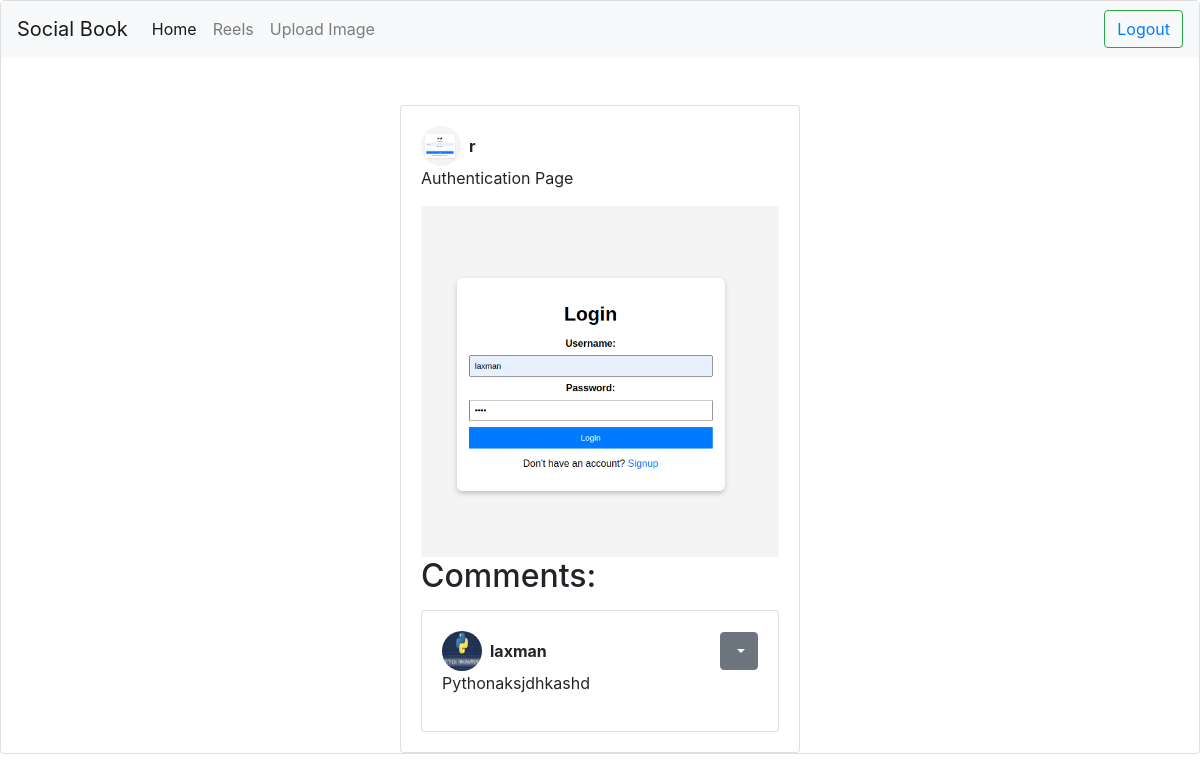
/show_comments/3/, run on the app's committed database.
### social_app/models.py (models this page shows, shortened)
class UploadedImage(models.Model):
    author = models.ForeignKey(User, on_delete=models.CASCADE, related_name='author_user')
    image = models.ImageField(upload_to='images/')
    desc = models.TextField(blank=True)
    uploaded_at = models.DateTimeField(auto_now_add=True)
    likes = models.ManyToManyField(User,related_name="likes",blank=True,null=True)
    user = models.ForeignKey(User, on_delete=models.CASCADE)
    created_at = models.DateTimeField(auto_now_add=True)

class Profile(models.Model):
    user = models.OneToOneField(User, on_delete=models.CASCADE)
    bio = models.TextField(blank=True, null=True)
    address = models.CharField(max_length=255, blank=True, null=True)
    contact = models.CharField(max_length=15, blank=True, null=True)
    email = models.EmailField(blank=True, null=True)
    profile_picture = models.ImageField(upload_to='profile_pictures/', blank=True, null=True)
    followers = models.ManyToManyField(User, related_name='following', blank=True)

class Comment(models.Model):
    image = models.ForeignKey(UploadedImage, on_delete=models.CASCADE, related_name='comments')
    author = models.ForeignKey(User, on_delete=models.CASCADE)
    text = models.TextField()
    created_at = models.DateTimeField(auto_now_add=True)

### social_app/views.py (the view)
# urls.py: path('show_comments/<int:image_id>/', views.show_comments, name='show_comments'),
def show_comments(request, image_id):
    image = get_object_or_404(UploadedImage, id=image_id)
    comments = Comment.objects.filter(image=image)
    return render(request, 'show_comments.html', {'image': image, 'comments': comments})

### social_app/templates/show_comments.html (shortened to what this page needs)
{% include 'navbar.html' %}
<!DOCTYPE html>
<html lang="en">
<head>
    <link rel="stylesheet" href="https://cdn.jsdelivr.net/npm/bootstrap@4.4.1/dist/css/bootstrap.min.css"
>
</head>
<body class="card center-card mb-4">
    <div class="container mt-5">
        <div class="card mx-auto" style="width: 25rem;">
            <div class="card-body">
                <div class="d-flex justify-content-between align-items-center">
                    <div class="d-flex align-items-center">
                        {% if image.author.profile.profile_picture.url %}
                            <img src="{{ image.author.profile.profile_picture.url }}"
                                class="rounded-circle profile-picture mr-2" alt="User Avatar">
                        {% endif %}
                        <span class="font-weight-bold">{{ image.author.username }}</span>
                    </div>
                </div>
                <p class="card-text">{{ image.desc }}</p>
            <img src="{{ image.image.url }}" class="card-img-top img-fluid" alt="Card Image">
            <h2 class="card-title">Comments:</h2>
            {% for comment in comments %}
                <div class="card comment-card">
                    <div class="card-body">
                        <div class="d-flex justify-content-between align-items-center">
                            <div class="d-flex align-items-center">
                                {% if comment.author.profile.profile_picture.url %}
                                    <img src="{{ comment.author.profile.profile_picture.url }}"
                                        class="rounded-circle profile-picture mr-2" alt="User Avatar">
                                {% endif %}
                                <span class="font-weight-bold">{{ comment.author.username }}</span>
                            </div>
                            <div class="dropdown">
                                <button class="btn btn-secondary dropdown-toggle" type="button" id="commentOptions{{ comment.id }}" data-toggle="dropdown" aria-haspopup="true" aria-expanded="false">
                                </button>
                            </div>
                        </div>
                        <p>{{ comment.text }}</p>
                    </div>
                </div>
            {% endfor %}
            </div>
        </div>
    </div>
</body>
</html>

### social_app/templates/show_comments.html (style rules this page uses)
.profile-picture { width: 40px; height: 40px; }
.comment-card { margin-top: 15px; }

### data on the page
UploadedImage: author.profile.profile_picture (picture), author.username "r", desc "Authentication Page", image (picture)
Comment: author.profile.profile_picture (picture), author.username "laxman", text "Pythonaksjdhkashd"
